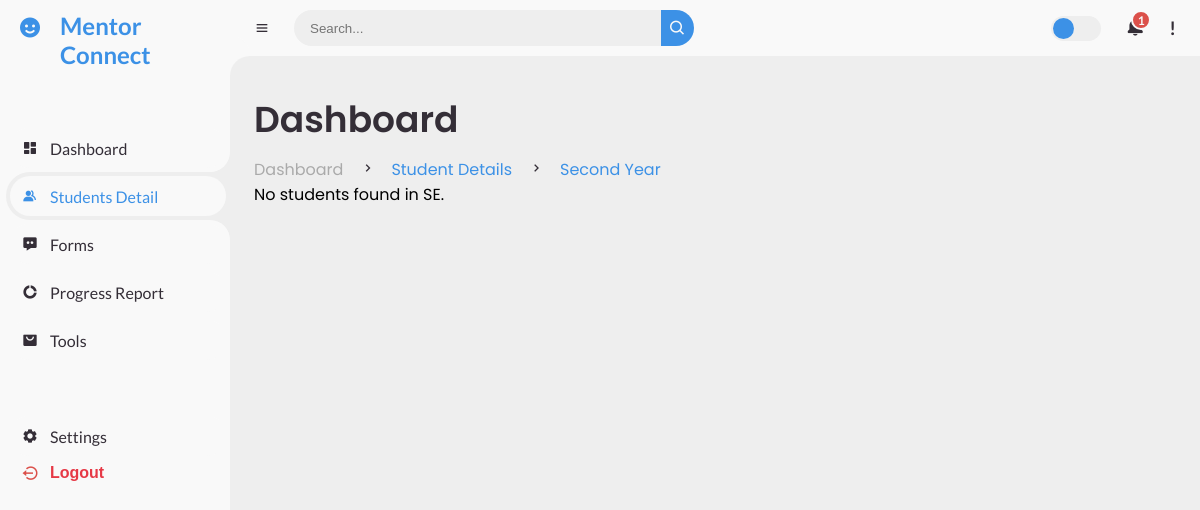
The app's page /student_detail/SE, older data.
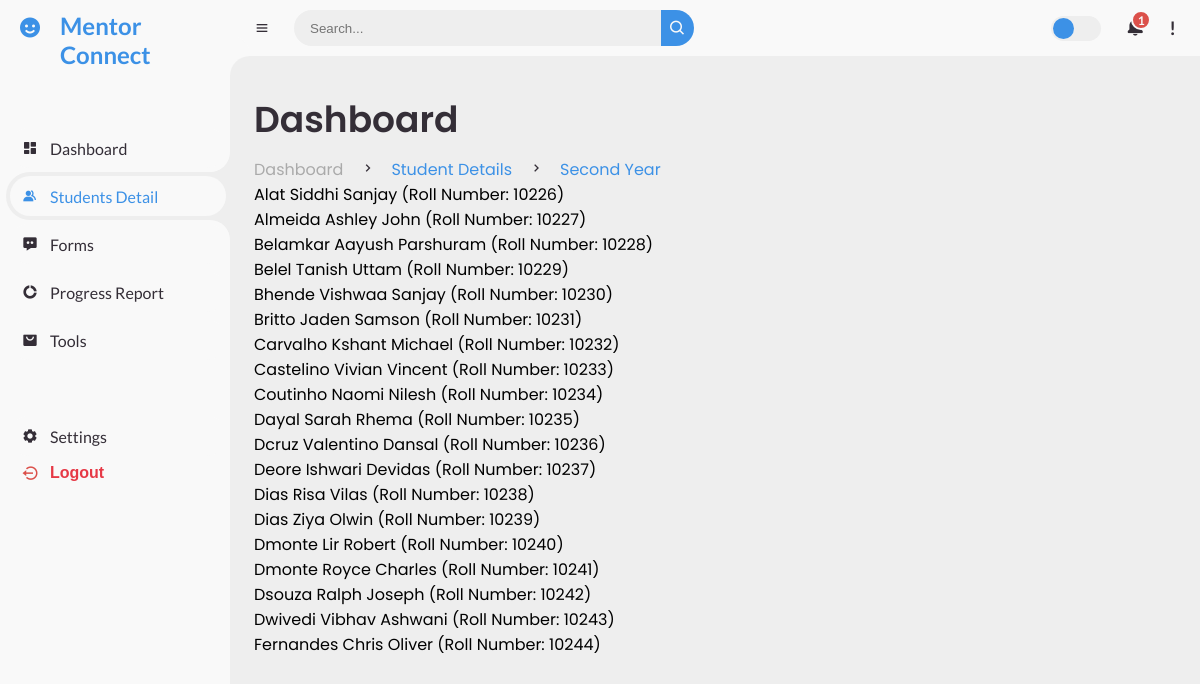
The same page, newer data.
### mentor/models.py (models this page shows, shortened)
class Student(models.Model):
    name = models.CharField(max_length=100)
    gender = models.CharField(max_length=10)
    year = models.CharField(max_length=10)  # SE, TE, etc.
    semester = models.IntegerField()  # Sem value
    roll_number = models.CharField(max_length=10)  # Roll number from CSV
    branch = models.CharField(max_length=50)  # Branch like CE, IT, etc.
    division = models.CharField(max_length=1)  # Div value (e.g., B)

### mentor/views.py (the view)
# urls.py: path('student_detail/SE', views.SE, name='SE'),
def SE(request):
    se_students = Student.objects.filter(year="SE")
    return render(request, 'se.html', {'se_students': se_students})

### templates/se.html (shortened to what this page needs)
{% extends 'base.html' %}
{% block content %}
<div class="head-title">
    <div class="left">
        <h1>Dashboard</h1>
        <ul class="breadcrumb">
            <li>
                <a href="#">Dashboard</a>
            </li>
            <li><i class='bx bx-chevron-right'></i></li>
            <li>
                <a class="active" href="#">Student Details</a>
            </li>
            <li><i class='bx bx-chevron-right'></i></li>
            <li>
                <a class="active" href="#">Second Year</a>
            </li>
        </ul>
        <ul>
            {% for student in se_students %}
                <li>{{ student.name }} (Roll Number: {{ student.roll_number }})</li>
            {% empty %}
                <li>No students found in SE.</li>
            {% endfor %}
        </ul>
    </div>
</div>
{% endblock %}

Row changes from the older to the newer data that the page shows:
now on this page (row edited): Student: name "Alat Siddhi Sanjay", roll_number "10226"
now on this page (row edited): Student: name "Almeida Ashley John", roll_number "10227"
now on this page (row edited): Student: name "Belamkar Aayush Parshuram", roll_number "10228"
now on this page (row edited): Student: name "Belel Tanish Uttam", roll_number "10229"
now on this page (row edited): Student: name "Bhende Vishwaa Sanjay", roll_number "10230"
now on this page (row edited): Student: name "Britto Jaden Samson", roll_number "10231"
now on this page (row edited): Student: name "Carvalho Kshant Michael", roll_number "10232"
now on this page (row edited): Student: name "Castelino Vivian Vincent", roll_number "10233"
now on this page (row edited): Student: name "Coutinho Naomi Nilesh", roll_number "10234"
now on this page (row edited): Student: name "Dayal Sarah Rhema", roll_number "10235"
now on this page (row edited): Student: name "Dcruz Valentino Dansal", roll_number "10236"
now on this page (row edited): Student: name "Deore Ishwari Devidas", roll_number "10237"
now on this page (row edited): Student: name "Dias Risa Vilas", roll_number "10238"
now on this page (row edited): Student: name "Dias Ziya Olwin", roll_number "10239"
now on this page (row edited): Student: name "Dmonte Lir Robert", roll_number "10240"
now on this page (row edited): Student: name "Dmonte Royce Charles", roll_number "10241"
now on this page (row edited): Student: name "Dsouza Ralph Joseph", roll_number "10242"
now on this page (row edited): Student: name "Dwivedi Vibhav Ashwani", roll_number "10243"
now on this page (row edited): Student: name "Fernandes Chris Oliver", roll_number "10244"
Text that changed along with them:
text no longer shown: "No students found in SE."
